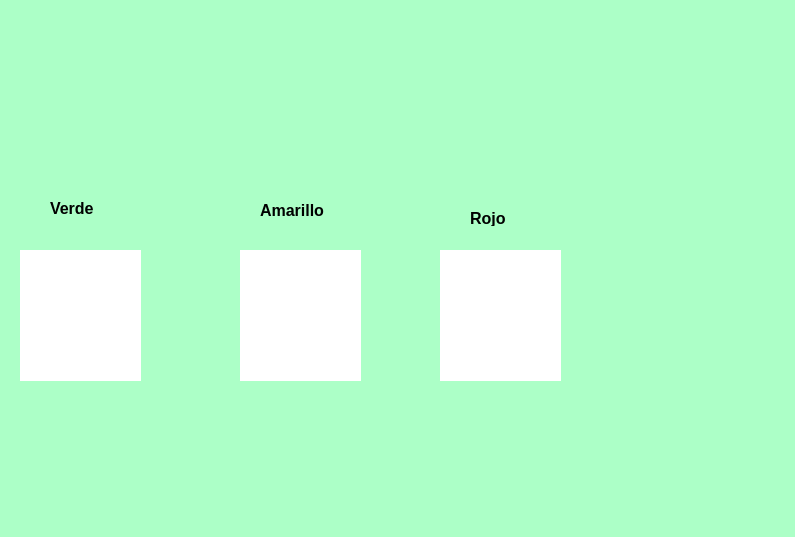
<?xml version="1.0" encoding="UTF-8"?>
<ui version="4.0">
 <class>MainWindow</class>
 <widget class="QMainWindow" name="MainWindow">
  <property name="geometry">
   <rect>
    <x>0</x>
    <y>0</y>
    <width>795</width>
    <height>537</height>
   </rect>
  </property>
  <property name="windowTitle">
   <string>MainWindow</string>
  </property>
  <property name="styleSheet">
   <string notr="true">background-color: rgb(172, 255, 199);</string>
  </property>
  <widget class="QWidget" name="centralwidget">
   <widget class="QLabel" name="imagen">
    <property name="geometry">
     <rect>
      <x>20</x>
      <y>20</y>
      <width>171</width>
      <height>151</height>
     </rect>
    </property>
    <property name="styleSheet">
     <string notr="true"/>
    </property>
    <property name="text">
     <string/>
    </property>
    <property name="pixmap">
     <pixmap resource="../Archivos/Recursos.qrc">:/ejercicios/FIT_logo_vertical.png</pixmap>
    </property>
    <property name="scaledContents">
     <bool>true</bool>
    </property>
   </widget>
   <widget class="QLabel" name="imagen_3">
    <property name="geometry">
     <rect>
      <x>610</x>
      <y>320</y>
      <width>151</width>
      <height>141</height>
     </rect>
    </property>
    <property name="styleSheet">
     <string notr="true"/>
    </property>
    <property name="text">
     <string/>
    </property>
    <property name="pixmap">
     <pixmap resource="../Archivos/Recursos.qrc">:/ejercicios/wero.jpg</pixmap>
    </property>
    <property name="scaledContents">
     <bool>true</bool>
    </property>
   </widget>
   <widget class="QLabel" name="label_2">
    <property name="geometry">
     <rect>
      <x>450</x>
      <y>20</y>
      <width>261</width>
      <height>121</height>
     </rect>
    </property>
    <property name="text">
     <string/>
    </property>
    <property name="pixmap">
     <pixmap resource="../Archivos/Recursos.qrc">:/ejercicios/log_uat_nuevo.png</pixmap>
    </property>
    <property name="scaledContents">
     <bool>true</bool>
    </property>
   </widget>
   <widget class="QLabel" name="lbl_rojo">
    <property name="geometry">
     <rect>
      <x>440</x>
      <y>250</y>
      <width>121</width>
      <height>131</height>
     </rect>
    </property>
    <property name="styleSheet">
     <string notr="true">background-color: rgb(255, 255, 255);</string>
    </property>
    <property name="text">
     <string/>
    </property>
    <property name="scaledContents">
     <bool>true</bool>
    </property>
   </widget>
   <widget class="QLabel" name="lbl_verde">
    <property name="geometry">
     <rect>
      <x>20</x>
      <y>250</y>
      <width>121</width>
      <height>131</height>
     </rect>
    </property>
    <property name="styleSheet">
     <string notr="true">background-color: rgb(255, 255, 255);</string>
    </property>
    <property name="text">
     <string/>
    </property>
    <property name="scaledContents">
     <bool>true</bool>
    </property>
   </widget>
   <widget class="QLabel" name="lbl_amarillo">
    <property name="geometry">
     <rect>
      <x>240</x>
      <y>250</y>
      <width>121</width>
      <height>131</height>
     </rect>
    </property>
    <property name="styleSheet">
     <string notr="true">background-color: rgb(255, 255, 255);</string>
    </property>
    <property name="text">
     <string/>
    </property>
    <property name="scaledContents">
     <bool>true</bool>
    </property>
   </widget>
   <widget class="QLabel" name="label">
    <property name="geometry">
     <rect>
      <x>50</x>
      <y>200</y>
      <width>71</width>
      <height>16</height>
     </rect>
    </property>
    <property name="font">
     <font>
      <pointsize>12</pointsize>
      <weight>75</weight>
      <bold>true</bold>
     </font>
    </property>
    <property name="text">
     <string>Verde</string>
    </property>
   </widget>
   <widget class="QLabel" name="label_3">
    <property name="geometry">
     <rect>
      <x>260</x>
      <y>200</y>
      <width>91</width>
      <height>20</height>
     </rect>
    </property>
    <property name="font">
     <font>
      <pointsize>12</pointsize>
      <weight>75</weight>
      <bold>true</bold>
     </font>
    </property>
    <property name="text">
     <string>Amarillo</string>
    </property>
   </widget>
   <widget class="QLabel" name="label_4">
    <property name="geometry">
     <rect>
      <x>470</x>
      <y>210</y>
      <width>55</width>
      <height>16</height>
     </rect>
    </property>
    <property name="font">
     <font>
      <pointsize>12</pointsize>
      <weight>75</weight>
      <bold>true</bold>
     </font>
    </property>
    <property name="text">
     <string>Rojo</string>
    </property>
   </widget>
  </widget>
  <widget class="QMenuBar" name="menubar">
   <property name="geometry">
    <rect>
     <x>0</x>
     <y>0</y>
     <width>795</width>
     <height>26</height>
    </rect>
   </property>
  </widget>
  <widget class="QStatusBar" name="statusbar"/>
 </widget>
 <resources>
  <include location="../Archivos/Recursos.qrc"/>
 </resources>
 <connections/>
</ui>
